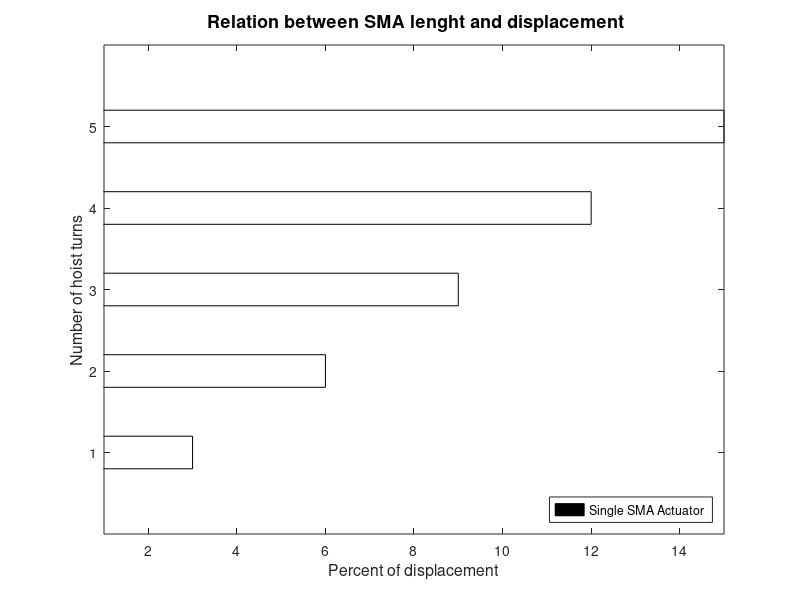

Write MATLAB code to recreate this figure.
% Probando cosas
clear, clc, close all

% Define colors
outer_space_crayola = [40, 61, 59]/255;
skoleboff = [25, 114, 120]/255;
morning_blue = [131, 168, 166]/255;
champagne_pink = [237, 221, 212]/255;
new_york_pink = [217, 145, 133]/255;
international_orange_golden = [196, 69, 54]/255;
liver_organ = [119, 46, 37]/255;

% Define physic variables
N = 1:1:5; % Numero de vueltas del polipasto
l = 1:0.1:100; % cm de longitud del hilo
n = 3; % My number of turns

s = zeros(length(N), length(l)); % Displacement

% Define graphic variables
color_plot_s = zeros(length(N), 3);

%% GET DATA
% Displacement
for i=1:length(N) 
    s(i,:) = 0.03*i*l;
    if i == 1
        color_plot_s(i,:) = skoleboff(1,:);
    elseif i == n
        color_plot_s(i,:) = international_orange_golden(1,:);
    else
        color_plot_s(i,:) = champagne_pink(1,:);
    end
end

%% PLOTS 
fig_w = 25;
fig_h = 13;
fig_pos = [10 5 fig_w fig_h];
pdf_size = [fig_w+0.25 fig_h+0.25];

% Displacement lineal
% disp_plot = figure('Name','A','NumberTitle','off', 'Color', 'white', 'Units','centimeters', 'Position', fig_pos);
% plot(l,s)
% colororder(color_plot_s)
% title('\fontsize{18} \bf Displacement')
% xlabel('\fontsize{16}SMA wire length')
% ylabel('\fontsize{16}cm')
% legend('Single SMA Actuator','', ...
%        'Parallel Hoist SMA Actuator (3 turns)', ...
%        'Parallel Hoist SMA Actuator (n turns)', ...
%        'Location','northwest')
% grid off
% xlim([1, l(end)])
%% Bar
% Get data

% R = zeros(length(N));
R = 0.03*N*100;

for i=1:length(N) 
%     R(i,i) = 0.03*i*100;
    if i == 1
        color_plot_s(i,:) = morning_blue(1,:);
    elseif i == n
        color_plot_s(i,:) = new_york_pink(1,:);
    else
        color_plot_s(i,:) = champagne_pink(1,:);
    end
end

% Displacement bar
disp_bar = figure('Name','Parallel Hoist SMA Actuator Displacement','NumberTitle','off', 'Color', 'white', 'Units','centimeters', 'Position', fig_pos);
b = barh(N',R',0.4,'FaceColor','flat');
% for i=1:length(N) 
%     b.CData(i,:) = color_plot_s(i,:);
% end

title('\fontsize{18} \bfRelation between SMA lenght and displacement')
xlabel('\fontsize{16}Percent of displacement')
ylabel('\fontsize{16}Number of hoist turns')
legend('Single SMA Actuator','', ...
       'Parallel Hoist SMA Actuator (3 turns)', ...
       'Parallel Hoist SMA Actuator (n turns)', ...
       'Location','southeast')
grid off
xlim([1, R(end)])